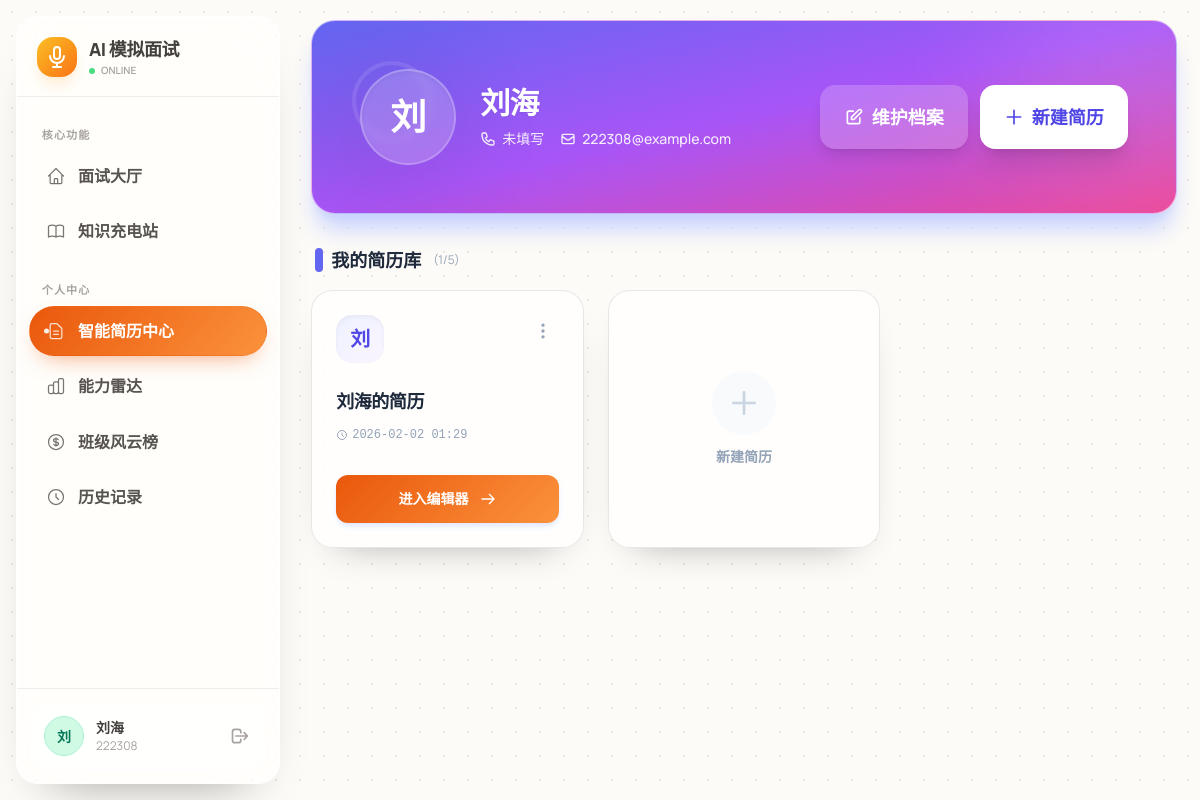
Page /resume_dashboard (signed in) on the earlier database version.
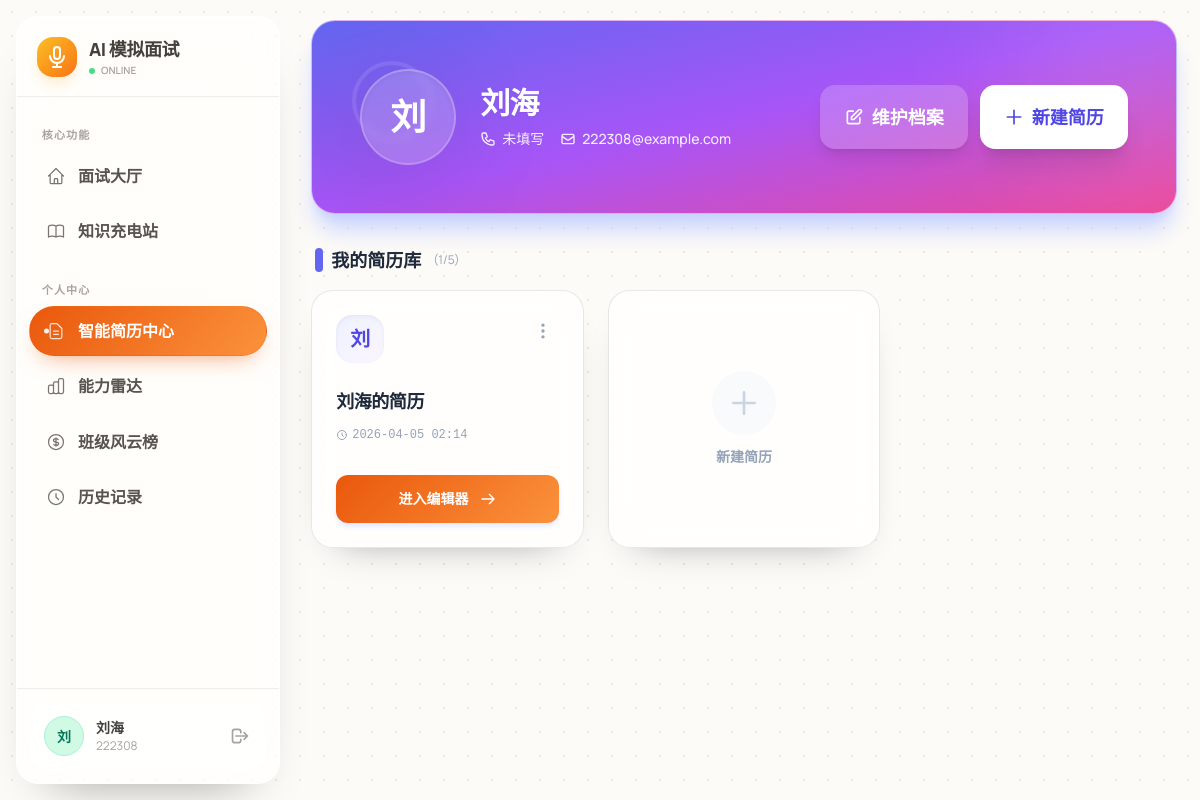
Same page on the later database version.
### app/models.py (models this page shows)
class Resume(db.Model):
    __tablename__ = 'resumes'
    id = db.Column(db.Integer, primary_key=True)
    user_id = db.Column(db.Integer, db.ForeignKey('users.id'))
    title = db.Column(db.String(100), default='我的简历')
    template_id = db.Column(db.String(50), default='modern')
    content = db.Column(db.JSON)  # 存储简历的结构化数据
    created_at = db.Column(db.DateTime, default=datetime.now)
    updated_at = db.Column(db.DateTime, default=datetime.now, onupdate=datetime.now)
    user = db.relationship('User', backref='resumes')

### app/routes.py (the view, shortened to what this page needs)
@bp.route('/resume_dashboard', methods=['GET', 'POST'])
@login_required
def resume_dashboard():
    resumes = Resume.query.filter_by(user_id=current_user.id).order_by(Resume.updated_at.desc()).all()
    return render_template('resume_dashboard.html', resumes=resumes, user=current_user)

### app/templates/resume_dashboard.html (shortened to what the changed rows need)
{% extends "base.html" %}
{% block content %}
<div class="space-y-8 pb-10">
    <div class="hero rounded-3xl bg-gradient-to-br from-indigo-500 via-purple-500 to-pink-500 text-white shadow-xl shadow-indigo-200 overflow-hidden relative group">
        <div class="hero-content flex-col md:flex-row justify-between w-full p-8 md:p-12 z-10">
            <div class="flex items-center gap-6">
                {% set info = user.profile_info or {} %}
                <div>
                    <h1 class="text-3xl font-extrabold tracking-tight mb-2 drop-shadow-sm flex items-center gap-3">
                        {{ info.get('name') or user.truename or '未设置姓名' }}
                    </h1>
                </div>
            </div>
        </div>
    </div>
    <div>
        {% if not resumes %}
        <div class="text-center py-20 bg-white rounded-3xl border border-dashed border-slate-300 shadow-sm">
            <div class="bg-indigo-50 w-20 h-20 rounded-full flex items-center justify-center mx-auto mb-4 text-indigo-500">
                <svg xmlns="http://www.w3.org/2000/svg" class="h-10 w-10" fill="none" viewBox="0 0 24 24" stroke="currentColor"><path stroke-linecap="round" stroke-linejoin="round" stroke-width="1.5" d="M9 12h6m-6 4h6m2 5H7a2 2 0 01-2-2V5a2 2 0 012-2h5.586a1 1 0 01.707.293l5.414 5.414a1 1 0 01.293.707V19a2 2 0 01-2 2z" /></svg>
            </div>
            <h3 class="text-lg font-bold text-slate-700">暂无简历</h3>
            <p class="text-slate-500 mb-6 mt-2 max-w-md mx-auto">您的简历库空空如也。创建第一份简历，让 AI 面试官更好地了解您。</p>
            <button onclick="openCreateModal()" class="btn btn-primary text-white shadow-lg shadow-indigo-200 px-8 rounded-full">立即创建</button>
        </div>
        {% else %}
        <div class="grid grid-cols-1 md:grid-cols-2 lg:grid-cols-3 gap-6">
            {% for resume in resumes %}
            <div class="card bg-white shadow-[0_2px_15px_-3px_rgba(0,0,0,0.07),0_10px_20px_-2px_rgba(0,0,0,0.04)] hover:shadow-[0_20px_25px_-5px_rgba(0,0,0,0.1),0_10px_10px_-5px_rgba(0,0,0,0.04)] transition-all duration-300 border border-slate-100 group hover:-translate-y-1">
                <div class="card-body p-6">
                    <div class="flex justify-between items-start mb-4">
                        <div class="w-12 h-12 rounded-2xl bg-gradient-to-br from-indigo-50 to-purple-50 text-indigo-600 flex items-center justify-center font-bold text-xl shadow-inner">
                            {{ resume.title[0] | upper }}
                        </div>
                        <div class="dropdown dropdown-end">
                            <label tabindex="0" class="btn btn-sm btn-ghost btn-circle text-slate-400 hover:bg-slate-100">
                                <svg xmlns="http://www.w3.org/2000/svg" class="h-5 w-5" fill="none" viewBox="0 0 24 24" stroke="currentColor"><path stroke-linecap="round" stroke-linejoin="round" stroke-width="2" d="M12 5v.01M12 12v.01M12 19v.01M12 6a1 1 0 110-2 1 1 0 010 2zm0 7a1 1 0 110-2 1 1 0 010 2zm0 7a1 1 0 110-2 1 1 0 010 2z" /></svg>
                            </label>
                        </div>
                    </div>
                    <h2 class="font-bold text-slate-800 text-lg mb-1 truncate tracking-tight">{{ resume.title }}</h2>
                    <p class="text-xs text-slate-400 mb-6 font-mono flex items-center gap-1">
                        <svg xmlns="http://www.w3.org/2000/svg" class="h-3 w-3" fill="none" viewBox="0 0 24 24" stroke="currentColor"><path stroke-linecap="round" stroke-linejoin="round" stroke-width="2" d="M12 8v4l3 3m6-3a9 9 0 11-18 0 9 9 0 0118 0z" /></svg>
                        {{ resume.updated_at.strftime('%Y-%m-%d %H:%M') }}
                    </p>
                    <div class="card-actions mt-auto">
                        <a href="{{ url_for('routes.resume_edit', resume_id=resume.id) }}" class="btn btn-primary w-full text-white shadow-md shadow-indigo-100 group-hover:shadow-indigo-200 border-none rounded-xl">
                            进入编辑器
                            <svg xmlns="http://www.w3.org/2000/svg" class="h-4 w-4 ml-1" fill="none" viewBox="0 0 24 24" stroke="currentColor"><path stroke-linecap="round" stroke-linejoin="round" stroke-width="2" d="M14 5l7 7m0 0l-7 7m7-7H3" /></svg>
                        </a>
                    </div>
                </div>
            </div>
            {% endfor %}
        </div>
        {% endif %}
    </div>
</div>
{% endblock %}

Differences in the rows shown:
changed Resume "刘海的简历": updated_at "2026-02-02 01:29" → "2026-04-05 02:14"
